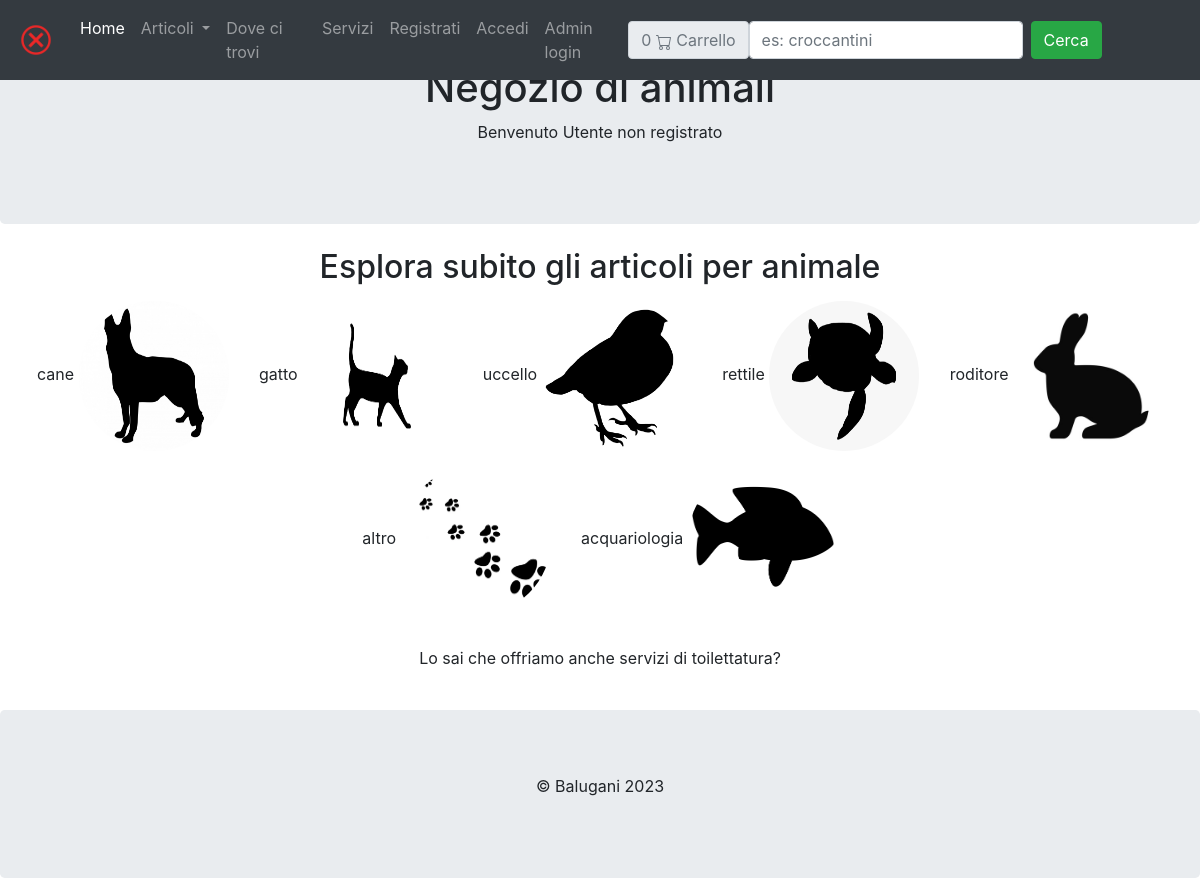
The page / on the database its author committed.
### shop_online/models/animale.py (models this page shows, shortened)
class Animale(models.Model):
    nome = models.CharField(max_length=100)
    slug = models.SlugField(null=False, unique=True)
    def __str__(self):
        return self.nome
    class Meta:
        verbose_name_plural = "Animali"

### Negozio_animali_Balugani/views.py (the view)
# urls.py: 2. Add a URL to urlpatterns:  path('', views.home, name='home')
def home(request):
    ctx = {"lista_animali": Animale.objects.all()}
    return render(request, template_name="home.html", context=ctx)

### carrello/templatetags/filtro_totale_articoli.py (called while the page is built)
@register.filter()
def totale_articoli(dizionario):
    try:
        return sum(dizionario.values())
    except AttributeError:
        return 0

### templates/home.html (shortened to what this page needs)
{% extends 'base.html' %}
{% load static %}
{% block header2 %}
    <h1>Negozio di animali</h1>
    <p>Benvenuto
    {% if user.is_authenticated %}
     {{ user.username }}
    {% else %}
    Utente non registrato
    {% endif %}
  </p>
{% endblock %}
{% block content %}
    <h2>Esplora subito gli articoli per animale</h2>
    {% for animale in lista_animali %}
        <div class="btn-group">
            <a href="{% url 'prodottianimale' slug_animale=animale.slug %}" class="btn btn-block" style="background-color:transparent" role="button">{{ animale }}
                <img
                    class="rounded-circle"
                    src="{% static 'homepage'%}/{{ animale }}.png"
                    alt="{{ tipologia }}" width="150"
                    height="150"></a>
        </div>
    {% endfor %}
    <br>
    <br>
    <p>Lo sai che offriamo anche servizi di toilettatura?</p>
{% endblock %}

### templates/base.html (shortened to what this page needs)
<!DOCTYPE html>
<html lang="en">
{% load static %}
{% load filtro_totale_articoli %}
<head>
    {% block head %}
        <link rel="stylesheet" href="https://cdn.jsdelivr.net/npm/bootstrap@4.6.2/dist/css/bootstrap.min.css">
    {% endblock %}
</head>
<body class="d-flex flex-column min-vh-100">
{% block header1 %}
    <div class="jumbotron text-center" style="margin-bottom:0">
        {% block header2 %}{% endblock %}
    </div>
{% endblock %}
<nav class="navbar navbar-expand-md navbar-dark fixed-top bg-dark">
    {% block navbar %}
        <a class="navbar-brand" href="/"><img src="/static/prodotti/false-2061132_960_720.png" alt="Logo"
                                              style="width:40px;"></a>
        <div class="collapse navbar-collapse" id="navbarsExampleDefault">
            <ul class="navbar-nav mr-auto">
                <li class="nav-item active">
                    <a class="nav-link" href="/">Home <span class="sr-only">(current)</span></a>
                </li>
                <li class="nav-item dropdown">
                    <a class="nav-link dropdown-toggle" id="navbardrop" data-toggle="dropdown"
                       href="{% url 'prodotti' %}">Articoli
                        </a>
                </li>
                <li class="nav-item">
                    <a class="nav-link" href="{% url 'pagina_informativa' %}">Dove ci trovi</a>
                </li>
                <li class="nav-item">
                    <a class="nav-link" href="{% url 'base' %}">Servizi</a>
                </li>
                <li class="nav-item">
                    <a class="nav-link" href="{% url 'registrazione' %}">Registrati</a>
                </li>
                <li class="nav-item">
                    {% if user.is_authenticated %}
                        <a class="nav-link" href="{% url 'logout' %}">Esci</a>
                    {% else %}
                        <a class="nav-link" href="{% url 'login' %}">Accedi</a>
                    {% endif %}
                </li>
                <li class="nav-item">
                    <a class="nav-link" href="/admin/">Admin login</a>
                </li>
            </ul>
        </div>
        <div class="input-group w-50">
              <span class="input-group-text" id="basic-addon1">
                    {% if user.is_authenticated %}
                        <a type="button" role="button" href="/carrello/visualizza_carrello"
                           class="btn-outline-secondary">
                    {% else %}
                        <a type="button" role="button" href="{% url 'login' %}"
                           class="btn-outline-secondary">
                    {% endif %}
                  <div id="basket-qty" class="d-inline-flex">
                        {{ request.session.carrello|totale_articoli }}
                            </div>
                      Carrello
                  </a>
              </span>
            <form class="form-inline" action="/search" method="get">
                <input class="form-control mr-sm-2 " type="text" name="cerca" placeholder="es: croccantini"
                       minlength="1" required>
                <button class="btn btn-success" type="submit">Cerca</button>
            </form>
        </div>
    {% endblock %}
</nav>
<div class="container-fluid pt-4 col-sm">
    <div style="text-align: center;">
        {% block content %}{% endblock %}
        <br>
    </div>
</div>
<div class="jumbotron text-center" style="margin-bottom:0">
    {% block footer %}
        <footer>
            <p>&copy; Balugani 2023</p>
        </footer>
    {% endblock %}
</div>
</body>
</html>

### rows shown on the page
Animale: nome "cane", nome (picture)
Animale: nome "gatto", nome (picture)
Animale: nome "uccello", nome (picture)
Animale: nome "rettile", nome (picture)
Animale: nome "roditore", nome (picture)
Animale: nome "altro", nome (picture)
Animale: nome "acquariologia", nome (picture)

### other values the page prints
{{ request.session.carrello|totale_articoli }} "0"
